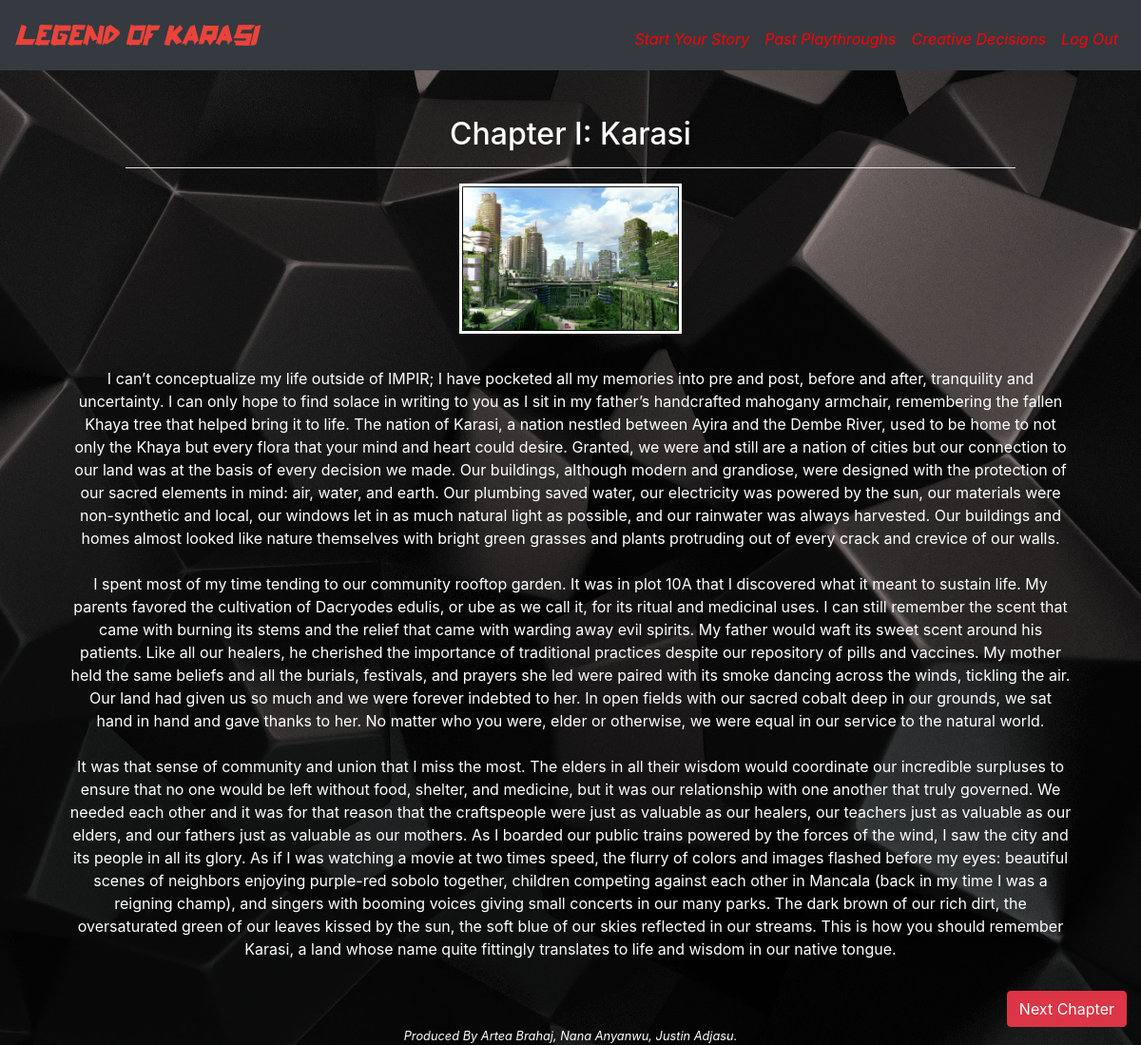
/chapters?play_id=4 (signed in), run on the app's committed database.
### tables this page shows
CREATE TABLE 'chapters' ('chapter_number' integer PRIMARY KEY AUTOINCREMENT NOT NULL, 'chapter_title' text NOT NULL);

CREATE TABLE "stories" ('id' integer PRIMARY KEY AUTOINCREMENT NOT NULL, 'play_id' integer NOT NULL, 'ch1' text, 'ch2' text, 'ch3' text, 'ch4' text, 'ch5' text, 'ch6' text, 'ch7' text, 'ch8' text, 'ch9' text, 'ch10' text);

### application.py (the view, shortened to what this page needs)
@app.route("/chapters", methods=["GET", "POST"])
@login_required
def chapters():
    if request.method == "GET":
        play_id = request.args.get('play_id')
        play_data = db.execute("SELECT * FROM plays WHERE id = ?", play_id)[0]
        current_chapter = play_data["ch_number"]
        character_name = play_data["name"]
        if current_chapter > 10:
            db.execute("UPDATE plays SET ch_number = ? WHERE id = ?", 1, play_id)
            return redirect(url_for('breakdown', play_id=play_id))
        chx = "ch" + str(current_chapter)
        loaded = db.execute("SELECT * FROM stories WHERE play_id = ?", play_id)[0][chx]
        if loaded:
            title = db.execute("SELECT * FROM chapters WHERE chapter_number = ?", current_chapter)[0]["chapter_title"]
            return render_template('played.html', title=title, loaded=loaded, play_id=play_id)

### application.py (called while the page is built)
@app.after_request
def after_request(response):
    response.headers["Cache-Control"] = "no-cache, no-store, must-revalidate"
    response.headers["Expires"] = 0
    response.headers["Pragma"] = "no-cache"
    return response

### helpers.py (called while the page is built)
def login_required(f):
    @wraps(f)
    def decorated_function(*args, **kwargs):
        if session.get("user_id") is None:
            return redirect("/login")
        return f(*args, **kwargs)
    return decorated_function

### templates/played.html (shortened to what this page needs)
{% extends "layout.html" %}
{% block main %}
<br>
<br>
    <h2>{{ title }}<hr></h2>
        <div class="fade-in">
            <img style='padding:1px; border:3px solid #ffffff' src="{{url_for('static', filename='city.jpg')}}"  width="500" height="600"alt="pre IMPIR" class="image">
        </div>
        <div>
            <p style="margin-bottom: 2rem;white-space:pre-wrap;" class ="fade-in">{{ loaded }}</p>
        </div>
    <form id= "forward" action="/forward" method="post">
            <button type="submit" class="next btn btn-danger">Next Chapter</button>
    </form>
{% endblock %}

### static/styles.css (style rules this page uses)
main img { max-width: 100%; }
body { background-color: black; color: white; }
.image { align-content: center; display: block; margin: auto; width: 20%; height: 15%; margin-bottom: 3%; }
hr { background-color: white; width: 80%; }
form { margin-top: 1%; margin-bottom: 1%; }
body, html { height: 100%; }
p { margin-left: 5%; margin-right: 5%; }
hr, h2, div { text-align: center; }
.next { float:right; }
.fade-in { animation: fadeIn ease 5s; -webkit-animation: fadeIn ease 5s; -moz-animation: fadeIn ease 5s; -o-animation: fadeIn ease 5s; -ms-animation: fadeIn ease 5s; }

### data on the page
chapters: chapter_title "Chapter I: Karasi"
stories: ch1 "I can’t conceptualize my life outside of IMPIR; I have pocketed all my memories into pre and post, before and after, tranquility and uncertainty. I can only hope to find solace in writing to you as I sit in my father’s handcrafted mahogany armchair, remembering the fallen Khaya tree that helped bring it to life. The nation of Karasi, a nation nestled between Ayira and the Dembe River, used to be home to not only the Khaya but every flora that your mind and heart could desire. Granted, we were and still are a nation of cities but our connection to our land was at the basis of every decision we made. Our buildings, although modern and grandiose, were designed with the protection of our sacred…"
